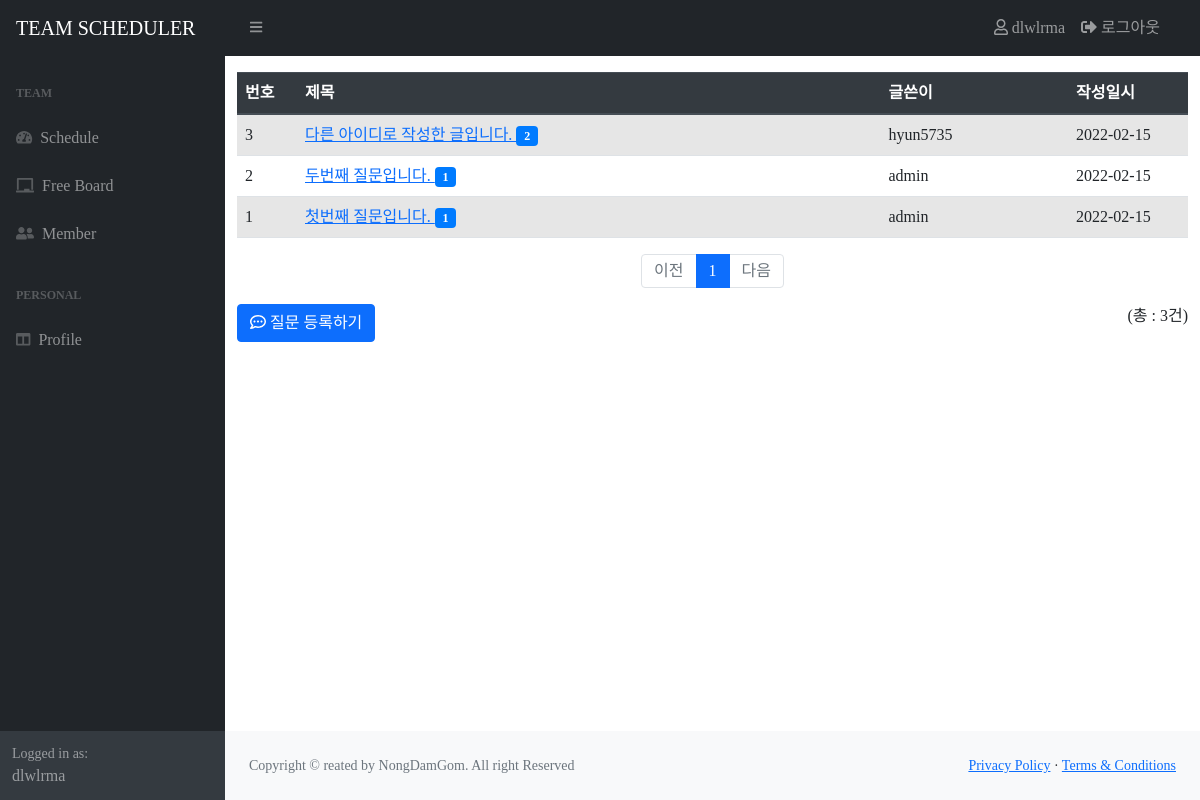
The app's page /users/ (signed in) with its own data.
### users/models.py (models this page shows)
class User(AbstractUser):
    followings = models.ManyToManyField(settings.AUTH_USER_MODEL, related_name="followers")

### board/models.py (models this page shows, shortened)
class Question(models.Model):
    author = models.ForeignKey(User, on_delete=models.CASCADE)
    subject = models.CharField(max_length=200)
    content = models.TextField()
    create_date = models.DateTimeField()
    modify_date = models.DateTimeField(null=True, blank=True)

### board/views/base_views.py (the view)
# urls.py: path('', base_views.index, name='index'),
def index(request):
    page = request.GET.get('page', '1') # 페이지 디폴트 값은 1
    question_list = Question.objects.order_by('-create_date')
    total_count = Question.objects.count()
    paginator = Paginator(question_list, 10) # 페이지당 10개씩 보여주기
    page_obj = paginator.get_page(page) # get 페이지에서 내가 원하는 페이지만 추출
    context = {
        'question_list': page_obj,
        'total_count' : total_count
        }
    return render(request, 'board/question_list.html', context)

### templates/board/question_list.html (shortened to what this page needs)
{% extends 'base.html' %}
{% block content %}
<div class="container my-3">
  <div class="user-container my-3">
    <table class="table table-striped table-hover">
      <thead>
        <tr class="thead-dark">
          <th style="width: 60px">번호</th>
          <th>제목</th>
          <th>글쓴이</th>
          <th style="width: 120px">작성일시</th>
        </tr>
      </thead>
      <tbody>
        {% if question_list %} {% for question in question_list %}
        <tr>
          <td>
            {{ question.id }}
          </td>
          <td>
            <a href="{% url 'board:detail' question.id %}"> {{ question.subject }} </a>
            {% if question.answer_set.count > 0 %}
            <span class="badge badge-pill badge-primary"> {{ question.answer_set.count }}</span>
            {% endif %}
          </td>
          <td>{{ question.author.username}}</td>
          <td>{{ question.create_date | date:'Y-m-d' }}</td>
        </tr>
        {% endfor %} {% else %}
        <tr>
          <td colspan="3">질문이 없습니다.</td>
        </tr>
        {% endif %}
      </tbody>
    </table>
    {% include 'pagination.html' with page_obj=question_list %}
    <div class="clearfix">
      <div class="float-right">(총 : {{question_list.paginator.count}}건)</div>
      <div class="float-left">
        <a href="{% url 'board:question_create' %}" class="text-left btn btn-primary"><i class="far fa-comment-dots"></i> 질문 등록하기</a>
      </div>
    </div>
  </div>
</div>
{% endblock %}

### templates/base.html (shortened to what this page needs)
{% load static %} {% static "" as baseUrl %}
<!DOCTYPE html>
<html lang="ko">
  <head>
    <link
      rel="stylesheet"
      href="https://use.fontawesome.com/releases/v5.7.0/css/all.css"
    />
    <link rel="stylesheet" type="text/css" href="{% static 'bootstrap.min.css' %}" />
    <link rel="stylesheet" type="text/css" href="{% static 'style.css' %}" />
    <link href="https://cdn.jsdelivr.net/npm/simple-datatables@latest/dist/style.css" rel="stylesheet" />
    <link href="{{baseUrl}}/css/styles.css" rel="stylesheet" />
  </head>
  <body class="sb-nav-fixed">
    {% include "navbar.html" %}
    <div id="layoutSidenav_content">
      <main>{% block content %} {% endblock %}</main>
      <footer class="py-4 bg-light mt-auto">
        <div class="container-fluid px-4">
          <div class="d-flex align-items-center justify-content-between small">
            <div class="text-muted">Copyright &copy; reated by NongDamGom. All right Reserved</div>
            <div>
              <a href="#">Privacy Policy</a>
              &middot;
              <a href="#">Terms &amp; Conditions</a>
            </div>
          </div>
        </div>
      </footer>
    </div>
  </body>
</html>

### templates/navbar.html (shortened to what this page needs)
{% load static %} {% static "" as baseUrl %}
<nav class="sb-topnav navbar navbar-expand navbar-dark bg-dark">
  <a class="navbar-brand ml-3" href="{% url 'board:index' %}">TEAM SCHEDULER</a>
  <button class="btn btn-link btn-sm order-1 order-lg-0 me-4 me-lg-0" id="sidebarToggle" href="#!"><i class="fas fa-bars"></i></button>
  <form class="d-none d-md-inline-block form-inline ms-auto me-0 me-md-3 my-2 my-md-0">
    <ul class="navbar-nav ml-auto">
      {% if user.is_authenticated %}
      <li class="nav-item">
        {% if profile_user.profile.avatar %}
        <a class="nav-link" href="{% url 'users:profile' user.pk %}"><i class="far fa-user"></i> {{ user.username }} <br /></a>
        {% else %}
        <a class="nav-link" href="{% url 'users:profile' user.pk %}"><i class="far fa-user"></i> {{ user.username }} <br /></a>
        {% endif %}
      </li>
      <li class="nav-item">
        <a class="nav-link" href="{% url 'users:logout' %}"> <i class="fas fa-sign-out-alt"></i>&nbsp;로그아웃</a>
        {% else %}
        <a class="nav-link" href="{% url 'users:login' %}"><i class="fas fa-check"></i>&nbsp;로그인</a>
      </li>
      <li class="nav-item">
        <a class="nav-link" href="{% url 'users:signup' %}"><i class="fas fa-wine-glass-alt"></i>&nbsp;회원가입</a>
      </li>
      {% endif %}
    </ul>
  </form>
</nav>
<div id="layoutSidenav">
  <div id="layoutSidenav_nav">
    <nav class="sb-sidenav accordion sb-sidenav-dark" id="sidenavAccordion">
      <div class="sb-sidenav-menu">
        <div class="nav">
          <div class="sb-sidenav-menu-heading">Team</div>
          <a class="nav-link" href="{% url 'cal:calendar' %}">
            <div class="sb-nav-link-icon"><i class="fas fa-tachometer-alt"></i></div>
            Schedule
          </a>
          <a class="nav-link" href="{% url 'board:index' %}">
            <div class="sb-nav-link-icon"><i class="fas fa-chalkboard"></i></i></div>
            Free Board
          </a>
          <a class="nav-link" href="{% url 'users:member' %}">
            <div class="sb-nav-link-icon"><i class="fas fa-user-friends"></i></div>
            Member
          </a>
          <div class="sb-sidenav-menu-heading">PERSONAL</div>
          {% if user.is_authenticated %}
          <a class="nav-link" href="{% url 'users:profile' user.pk %}">
            <div class="sb-nav-link-icon"><i class="fas fa-columns"></i></div>
            Profile
          </a>
          {% endif %}
        </div>
      </div>
      <div class="sb-sidenav-footer">
        <div class="small">Logged in as:</div>
        {{user.username}}
      </div>
    </nav>
  </div>

### templates/pagination.html
<ul class="pagination justify-content-center">
  {% if page_obj.has_previous %}
  <li class="page-item">
    <a class="page-link" href="?page={{ page_obj.previous_page_number }}">이전</a>
  </li>
  {% else %}
  <li class="page-item disabled">
    <a class="page-link" tabindex="-1" aria-disabled="true" href="#"> 이전</a>
  </li>
  {% endif %}
  {% for page_number in page_obj.paginator.page_range %}
  {% if page_number >= page_obj.number|add:-5 and page_number <= page_obj.number|add:5 %}
  {% if page_number == page_obj.number %}
  <li class="page-item active" aria-current="page">
    <a class="page-link" href="?page={{ page_number }}">{{ page_number }}</a>
  </li>
  {% else %}
  <li class="page-item">
    <a class="page-link" href="?page={{ page_number }}">{{ page_number }}</a>
  </li>
  {% endif %} {% endif %} {% endfor %}
  {% if page_obj.has_next %}
  <li class="page-item">
    <a class="page-link" href="?page={{ page_obj.next_page_number }}">다음</a>
  </li>
  {% else %}
  <li class="page-item disabled">
    <a class="page-link" tabindex="-1" aria-disabled="true" href="#"> 다음</a>
  </li>
  {% endif %}
</ul>

### templates/navbar.html (style rules this page uses)
* { font-family: 'LeferiPoint-WhiteA'; }

### records on screen
User: username "dlwlrma"
Question: id "3", subject "다른 아이디로 작성한 글입니다.", answer_set.count "2", author.username "hyun5735", create_date "2022-02-15"
Question: id "2", subject "두번째 질문입니다.", answer_set.count "1", author.username "admin", create_date "2022-02-15"
Question: id "1", subject "첫번째 질문입니다.", answer_set.count "1", author.username "admin", create_date "2022-02-15"

### other values on screen
{{ page_number }} "1"
{{ question_list.paginator.count }} "3"
